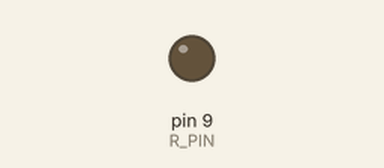
Simulated run of this sketch. Board: Arduino Uno, built with avr-gcc and run on an emulated ATmega328P. Shown: output pins drawn as LEDs (lit = HIGH).

Above: at 0.05 s.
At 0.65 s:
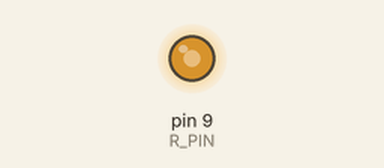
At 1.25 s:
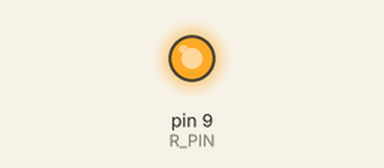
At 2.5 s:
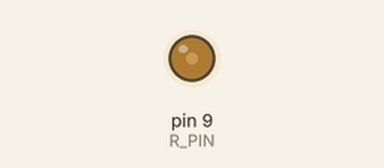
Timing chart, 0 to 6.1 s (numbered marks = the images above):
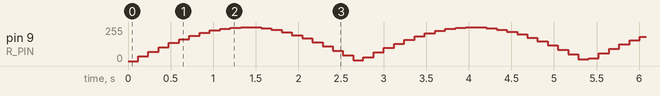

The sketch:

LEDPulse.ino
```cpp
const int R_PIN = 9;

int r = 0;

void setup() {
  pinMode(R_PIN, OUTPUT);
  r = 0;
}

void loop() {
  int v = abs(sin(r * (22/7))) * 255;
  analogWrite(R_PIN, v);
  r = (r + 1) % 360;
  delay(120);
}
```
